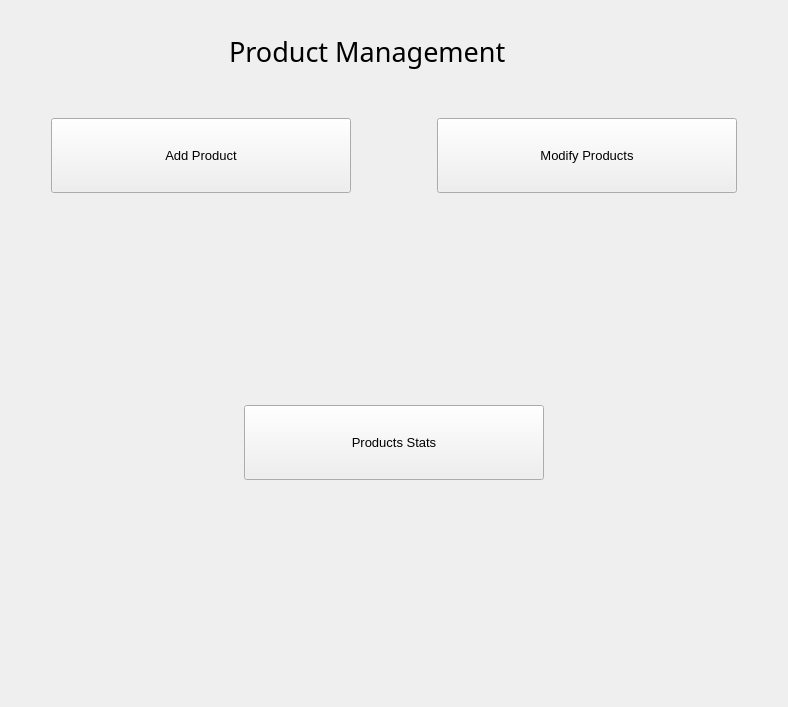
             <widget class="QWidget" name="product_menu">
              <layout class="QGridLayout" name="gridLayout_22">
               <item row="0" column="0">
                <layout class="QGridLayout" name="gridLayout_21">
                 <item row="0" column="1">
                  <spacer name="verticalSpacer_14">
                   <property name="orientation">
                    <enum>Qt::Vertical</enum>
                   </property>
                   <property name="sizeHint" stdset="0">
                    <size>
                     <width>20</width>
                     <height>10</height>
                    </size>
                   </property>
                  </spacer>
                 </item>
                 <item row="1" column="0">
                  <spacer name="horizontalSpacer_16">
                   <property name="orientation">
                    <enum>Qt::Horizontal</enum>
                   </property>
                   <property name="sizeHint" stdset="0">
                    <size>
                     <width>40</width>
                     <height>20</height>
                    </size>
                   </property>
                  </spacer>
                 </item>
                 <item row="1" column="1">
                  <layout class="QGridLayout" name="gridLayout_20">
                   <item row="0" column="0" colspan="3">
                    <layout class="QGridLayout" name="gridLayout_19">
                     <item row="0" column="0">
                      <spacer name="horizontalSpacer_21">
                       <property name="orientation">
                        <enum>Qt::Horizontal</enum>
                       </property>
                       <property name="sizeHint" stdset="0">
                        <size>
                         <width>40</width>
                         <height>20</height>
                        </size>
                       </property>
                      </spacer>
                     </item>
                     <item row="0" column="1">
                      <widget class="QLabel" name="product_title">
                       <property name="minimumSize">
                        <size>
                         <width>331</width>
                         <height>61</height>
                        </size>
                       </property>
                       <property name="maximumSize">
                        <size>
                         <width>331</width>
                         <height>61</height>
                        </size>
                       </property>
                       <property name="font">
                        <font>
                         <family>Sitka Text</family>
                         <pointsize>20</pointsize>
                        </font>
                       </property>
                       <property name="text">
                        <string>Product Management</string>
                       </property>
                      </widget>
                     </item>
                     <item row="0" column="2">
                      <spacer name="horizontalSpacer_22">
                       <property name="orientation">
                        <enum>Qt::Horizontal</enum>
                       </property>
                       <property name="sizeHint" stdset="0">
                        <size>
                         <width>40</width>
                         <height>20</height>
                        </size>
                       </property>
                      </spacer>
                     </item>
                     <item row="1" column="1">
                      <spacer name="verticalSpacer_13">
                       <property name="orientation">
                        <enum>Qt::Vertical</enum>
                       </property>
                       <property name="sizeHint" stdset="0">
                        <size>
                         <width>20</width>
                         <height>30</height>
                        </size>
                       </property>
                      </spacer>
                     </item>
                     <item row="2" column="0" colspan="3">
                      <layout class="QHBoxLayout" name="horizontalLayout_4">
                       <item>
                        <layout class="QVBoxLayout" name="verticalLayout_7">
                         <item>
                          <widget class="QPushButton" name="add_product_menu">
                           <property name="minimumSize">
                            <size>
                             <width>300</width>
                             <height>75</height>
                            </size>
                           </property>
                           <property name="maximumSize">
                            <size>
                             <width>300</width>
                             <height>75</height>
                            </size>
                           </property>
                           <property name="font">
                            <font>
                             <family>Arial</family>
                             <pointsize>10</pointsize>
                            </font>
                           </property>
                           <property name="cursor">
                            <cursorShape>PointingHandCursor</cursorShape>
                           </property>
                           <property name="text">
                            <string>Add Product</string>
                           </property>
                          </widget>
                         </item>
                         <item>
                          <widget class="QLabel" name="label_25">
                           <property name="minimumSize">
                            <size>
                             <width>300</width>
                             <height>200</height>
                            </size>
                           </property>
                           <property name="maximumSize">
                            <size>
                             <width>300</width>
                             <height>200</height>
                            </size>
                           </property>
                           <property name="text">
                            <string/>
                           </property>
                          </widget>
                         </item>
                        </layout>
                       </item>
                       <item>
                        <spacer name="horizontalSpacer_17">
                         <property name="orientation">
                          <enum>Qt::Horizontal</enum>
                         </property>
                         <property name="sizeHint" stdset="0">
                          <size>
                           <width>80</width>
                           <height>20</height>
                          </size>
                         </property>
                        </spacer>
                       </item>
                       <item>
                        <layout class="QVBoxLayout" name="verticalLayout_8">
                         <item>
                          <widget class="QPushButton" name="modify_product_menu">
                           <property name="minimumSize">
                            <size>
                             <width>300</width>
                             <height>75</height>
                            </size>
                           </property>
                           <property name="maximumSize">
                            <size>
                             <width>300</width>
                             <height>75</height>
                            </size>
                           </property>
                           <property name="font">
                            <font>
                             <family>Arial</family>
                             <pointsize>10</pointsize>
                            </font>
                           </property>
                           <property name="cursor">
                            <cursorShape>PointingHandCursor</cursorShape>
                           </property>
                           <property name="text">
                            <string>Modify Products</string>
                           </property>
                          </widget>
                         </item>
                         <item>
                          <widget class="QLabel" name="label_26">
                           <property name="minimumSize">
                            <size>
                             <width>300</width>
                             <height>200</height>
                            </size>
                           </property>
                           <property name="maximumSize">
                            <size>
                             <width>300</width>
                             <height>200</height>
                            </size>
                           </property>
                           <property name="text">
                            <string/>
                           </property>
                          </widget>
                         </item>
                        </layout>
                       </item>
                      </layout>
                     </item>
                    </layout>
                   </item>
                   <item row="1" column="0">
                    <spacer name="horizontalSpacer_19">
                     <property name="orientation">
                      <enum>Qt::Horizontal</enum>
                     </property>
                     <property name="sizeHint" stdset="0">
                      <size>
                       <width>160</width>
                       <height>20</height>
                      </size>
                     </property>
                    </spacer>
                   </item>
                   <item row="1" column="1">
                    <layout class="QVBoxLayout" name="verticalLayout_9">
                     <item>
                      <widget class="QPushButton" name="stats_product_menu">
                       <property name="minimumSize">
                        <size>
                         <width>300</width>
                         <height>75</height>
                        </size>
                       </property>
                       <property name="maximumSize">
                        <size>
                         <width>150</width>
                         <height>75</height>
                        </size>
                       </property>
                       <property name="font">
                        <font>
                         <family>Arial</family>
                         <pointsize>10</pointsize>
                        </font>
                       </property>
                       <property name="cursor">
                        <cursorShape>PointingHandCursor</cursorShape>
                       </property>
                       <property name="text">
                        <string>Products Stats</string>
                       </property>
                      </widget>
                     </item>
                     <item>
                      <widget class="QLabel" name="label_27">
                       <property name="minimumSize">
                        <size>
                         <width>300</width>
                         <height>200</height>
                        </size>
                       </property>
                       <property name="maximumSize">
                        <size>
                         <width>300</width>
                         <height>200</height>
                        </size>
                       </property>
                       <property name="text">
                        <string/>
                       </property>
                      </widget>
                     </item>
                    </layout>
                   </item>
                   <item row="1" column="2">
                    <spacer name="horizontalSpacer_20">
                     <property name="orientation">
                      <enum>Qt::Horizontal</enum>
                     </property>
                     <property name="sizeHint" stdset="0">
                      <size>
                       <width>160</width>
                       <height>20</height>
                      </size>
                     </property>
                    </spacer>
                   </item>
                  </layout>
                 </item>
                 <item row="1" column="2">
                  <spacer name="horizontalSpacer_18">
                   <property name="orientation">
                    <enum>Qt::Horizontal</enum>
                   </property>
                   <property name="sizeHint" stdset="0">
                    <size>
                     <width>40</width>
                     <height>20</height>
                    </size>
                   </property>
                  </spacer>
                 </item>
                 <item row="2" column="1">
                  <spacer name="verticalSpacer_15">
                   <property name="orientation">
                    <enum>Qt::Vertical</enum>
                   </property>
                   <property name="sizeHint" stdset="0">
                    <size>
                     <width>20</width>
                     <height>10</height>
                    </size>
                   </property>
                  </spacer>
                 </item>
                </layout>
               </item>
              </layout>
             </widget>
